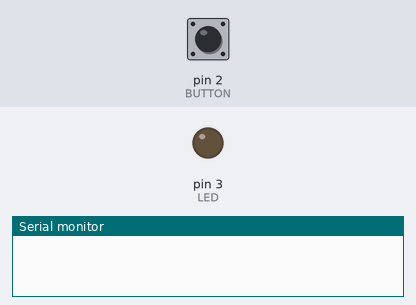
Simulated run of this sketch. Board: Arduino Uno, built with avr-gcc and run on an emulated ATmega328P. Parts: output pins drawn as LEDs (lit = HIGH), the last lines printed to the serial monitor. The test bench sets the inputs (shaded band); at power-on: pin 2 (BUTTON) LOW.

Above: at 1.2 s.
1.3 s: pin 2 (BUTTON) pulled HIGH for 0.15 s
At 1.7 s:
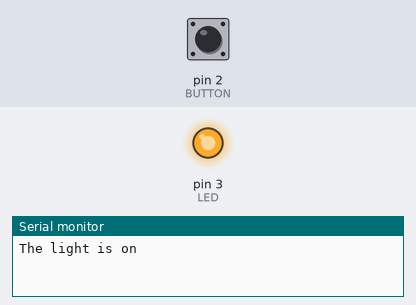
3.3 s: pin 2 (BUTTON) pulled HIGH for 3.2 s
At 7.4 s:
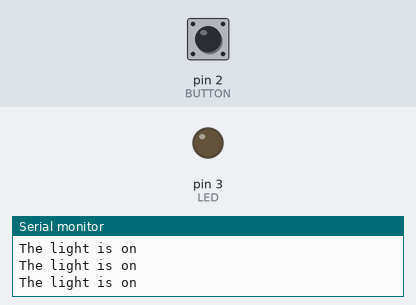
Timing chart, 0 to 8.9 s (numbered marks = the images above; inputs shaded):
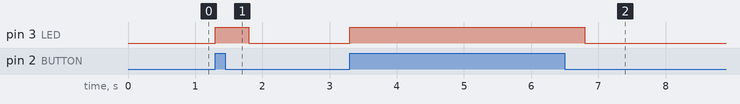

Measured:
- after the input at 1.3 s, pin 3 (LED): LOW → HIGH at once, → LOW 0.50 s later
- after the input at 3.3 s, pin 3 (LED): LOW → HIGH at once, → LOW 3.5 s later

The sketch:

TinkercadTutorial.ino
```cpp
/*
 * Created by Emma Bos and Ben Graham for the Tinkercad Tutorial
 * for the Queen's Faculty of Applied Science APSC 200 course.
 */
const int BUTTON = 2;
const int LED = 3;
int BUTTONstate = 0;

void setup() {
  Serial.begin(9600);
  pinMode(BUTTON, INPUT);
  pinMode(LED, OUTPUT);
}

void loop() {
  BUTTONstate = digitalRead(BUTTON);
  if (BUTTONstate == HIGH) {
    digitalWrite(LED, HIGH);
    Serial.println("The light is on");
    delay(500);
  }
  else {
    digitalWrite(LED, LOW);
  }
}
```
